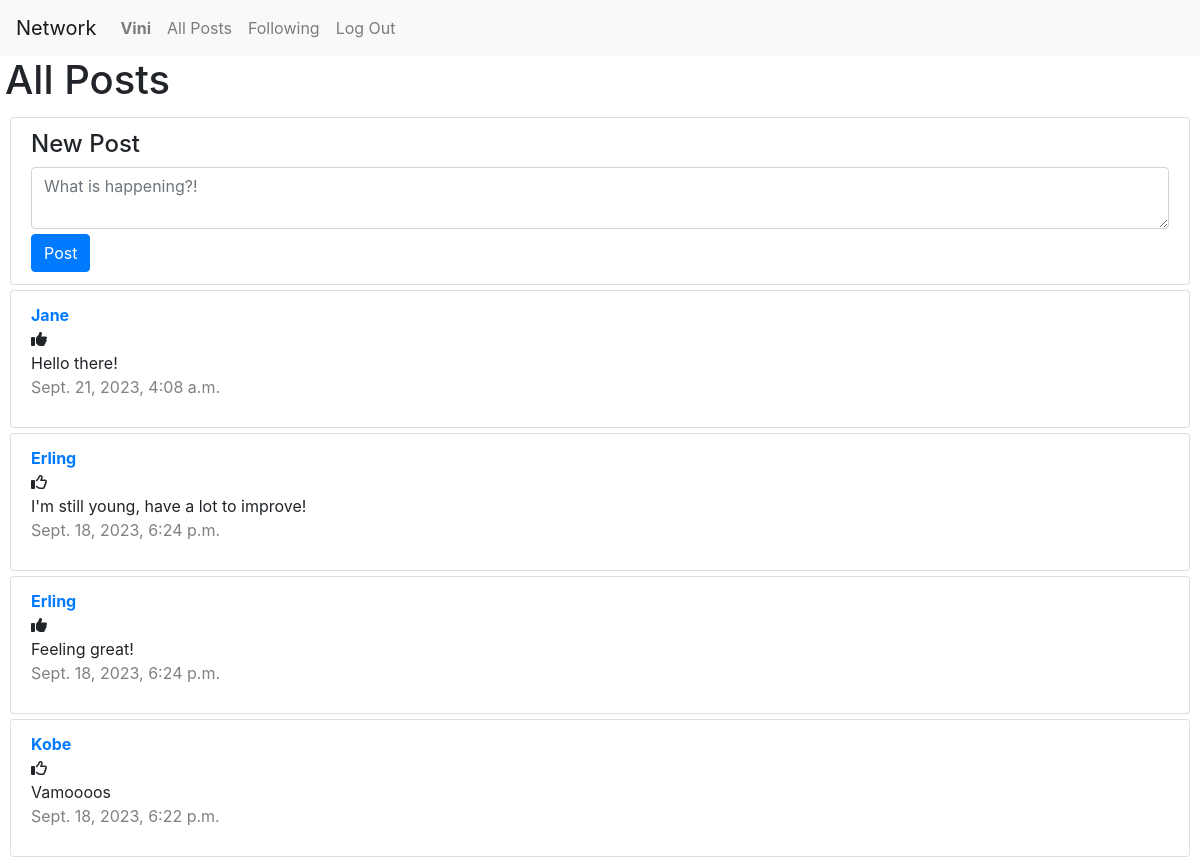
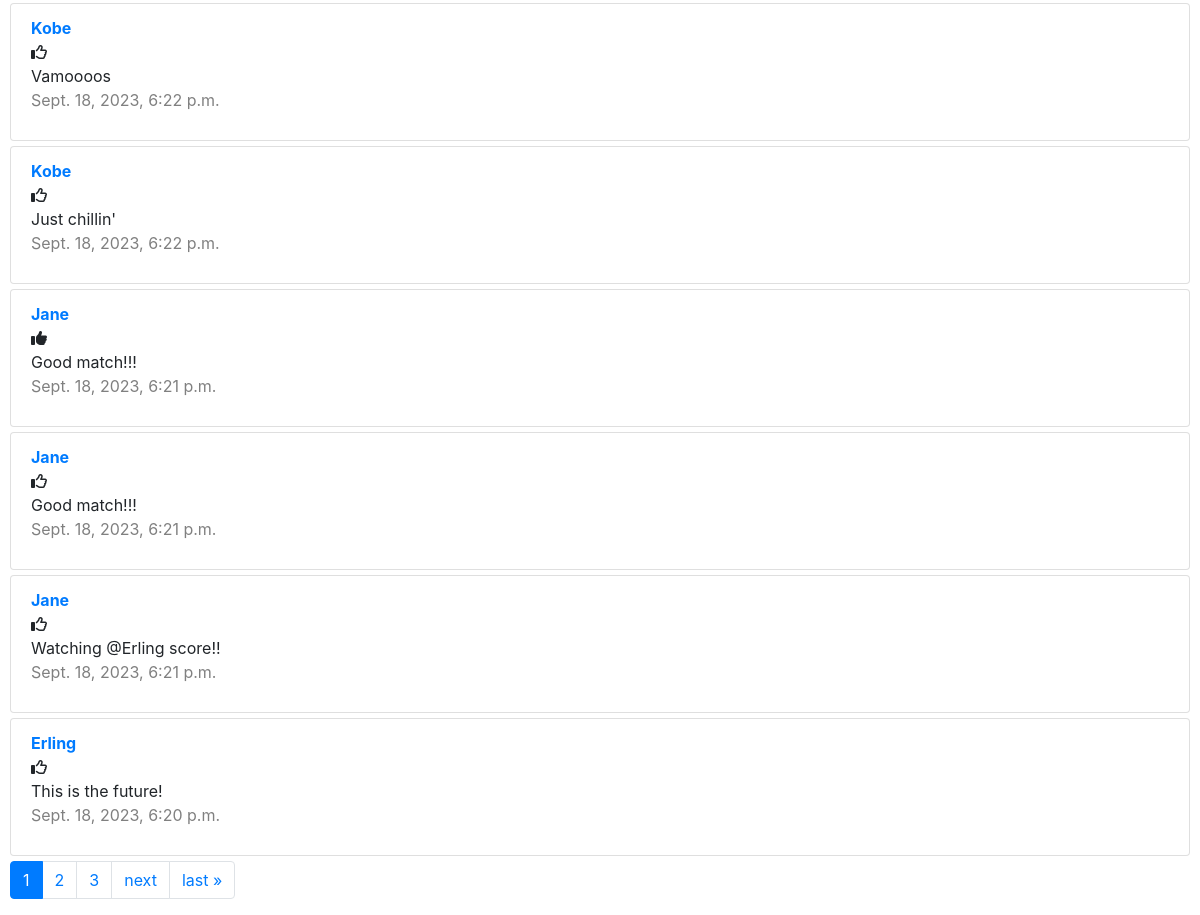
The app's page / (signed in) with its own data (2 pictures, top to bottom).
### network/models.py (models this page shows, shortened)
class User(AbstractUser):
    following = models.ManyToManyField('self', symmetrical=False, blank=True, related_name='followers')

class Post(models.Model):
    user = models.ForeignKey(User, on_delete=models.CASCADE, related_name="posts")
    content = models.TextField()
    created_at = models.DateTimeField(auto_now_add=True)

### network/views.py (the view)
# urls.py: path("", views.index, name="index"),
def index(request):
    if request.user.is_authenticated:
        posts = Post.objects.all().order_by('-created_at')
        page_obj = paginate(request, posts)
        allLikes = Like.objects.all()
        whoYouLiked = []
        try:
            for like in allLikes:
                if like.user.id == request.user.id:
                    whoYouLiked.append(like.post.id)
        except:
            whoYouLiked = []
        return render(request, "network/index.html", {
            "page_obj": page_obj,
            "whoYouLiked": whoYouLiked
        })
    else:
        return HttpResponseRedirect(reverse("login"))

### network/views.py (called while the page is built)
def paginate(request, posts):
    paginator = Paginator(posts, 10)  # Show 10 contacts per page.
    page_number = request.GET.get("page")
    page_obj = paginator.get_page(page_number)
    return page_obj

### network/templates/network/index.html (shortened to what this page needs)
{% extends "network/layout.html" %}
{% load static %}
{% block body %}
    <h1>All Posts</h1>
    <div id="post-view">
        <ul class="list-group">
            <li class="list-group-item">
                <h4>New Post</h4>
                <form id="post-form" method="post" action="{% url 'create_post' %}">
                    <textarea class="form-control" id="post-content" placeholder="What is happening?!"></textarea>
                    <input id="post-button" type="submit" class="btn btn-primary" value="Post"/>
                </form>
            </li>
        </ul>
    </div>
    {% include 'network/post_list.html' with page_obj=page_obj whoYouLiked=whoYouLiked %}
{% endblock %}

### network/templates/network/layout.html (shortened to what this page needs)
{% load static %}
<!DOCTYPE html>
<html lang="en">
    <head>
        <link rel="stylesheet" href="https://stackpath.bootstrapcdn.com/bootstrap/4.4.1/css/bootstrap.min.css">
        <link href="{% static 'network/styles.css' %}" rel="stylesheet">
        <link rel="stylesheet" href="https://cdnjs.cloudflare.com/ajax/libs/font-awesome/6.4.2/css/all.min.css" />
    </head>
    <body>
        <nav class="navbar navbar-expand-lg navbar-light bg-light">
            <a class="navbar-brand" href="#">Network</a>
            <div>
              <ul class="navbar-nav mr-auto">
                {% if user.is_authenticated %}
                    <li class="nav-item">
                        <a class="nav-link" href="{% url 'profile' username=user.username %}"><strong>{{ user.username }}</strong></a>
                    </li>
                {% endif %}
                <li class="nav-item">
                  <a class="nav-link" href="{% url 'index' %}">All Posts</a>
                </li>
                {% if user.is_authenticated %}
                    <li class="nav-item">
                        <a class="nav-link" href="{% url 'following' %}">Following</a>
                    </li>
                    <li class="nav-item">
                        <a class="nav-link" href="{% url 'logout' %}">Log Out</a>
                    </li>
                {% endif %}
              </ul>
            </div>
          </nav>
        <div class="body">
            {% block body %}
            {% endblock %}
        </div>
    </body>
</html>

### network/templates/network/post_list.html (shortened to what this page needs)
{% load static %}
<ul class="list-group">
    {% for post in page_obj %}
        <div id="post" data-post-id="{{ post.id }}">
            <li class="list-group-item">
                <strong><a href="{% url 'profile' username=post.user.username %}">{{ post.user.username }}</a></strong> <br>
                {% if user.is_authenticated %}
                    {% if user == post.user %}
                        <button class="btn btn-sm btn-outline-primary edit-button" data-toggle="modal" data-target="#modal_edit_post_{{ post.id }}">Edit</button><br>
                        <div class="modal fade" id="modal_edit_post_{{ post.id }}" tabindex="-1" role="dialog" aria-labelledby="modal_edit_post_{{ post.id }}_label" aria-hidden="true">
                            <div class="modal-dialog" role="document">
                                <div class="modal-content">
                                <div class="modal-header">
                                    <h5 class="modal-title">Edit Post</h5>
                                    <button type="button" class="close" data-dismiss="modal" aria-label="Close">
                                    <span aria-hidden="true">&times;</span>
                                    </button>
                                </div>
                                <div class="modal-body">
                                    <textarea class="form-control" name="content" id="textarea_{{ post.id }}" rows="5">{{ post.content }}</textarea>
                                </div>
                                <div class="modal-footer">
                                    <button type="button" class="btn btn-primary" onclick="submitHandler({{ post.id }})">Save changes</button>
                                    <button type="button" class="btn btn-secondary" data-dismiss="modal">Close</button>
                                </div>
                                </div>
                            </div>
                        </div>
                    {% else %}
                        {% if post.id in whoYouLiked%}
                        <i class="fa-solid fa-thumbs-up" id="{{ post.id }}" onclick="likeHandler({{ post.id }}, '{{ whoYouLiked }}')"></i>
                        {% else%}
                        <i class="fa-regular fa-thumbs-up" id="{{ post.id }}" onclick="likeHandler({{ post.id }}, '{{ whoYouLiked }}')"></i>
                        {% endif %}
                    {% endif%}
                {% endif%}
                <div class="post-content" id="content_{{ post.id }}">
                    {{ post.content }}
                </div>
                <p class="date">{{ post.created_at }}</p>
            </li>
        </div>
    {% endfor %}
</ul>
<span class="step-links">
    <nav aria-label="Page navigation">
        <ul class="pagination">
                {% for page_num in page_obj.paginator.page_range %}
                    <li class="page-item {% if page_num == page_obj.number %}active{% endif %}">
                        <a class="page-link" href="{% url 'index' %}?page={{ page_num }}">{{ page_num }}</a>
                    </li>
                {% endfor %}
            {% if page_obj.has_next %}
                <li class="page-item"><a class="page-link" href="{% url 'index' %}?page={{ page_obj.next_page_number }}">next</a></li>
                <li class="page-item"><a class="page-link" href="{% url 'index' %}?page={{ page_obj.paginator.num_pages }}">last &raquo;</a></li>
            {% endif %}
        </ul>
    </nav>
</span>

### network/static/network/styles.css (style rules this page uses)
h1, h3 { margin-left: 5px; }
.list-group-item, .follower-following, .pagination { margin-left: 10px; margin-right: 10px; margin-top: 5px; }
.btn { margin-top: 5px; }
.date { color: grey; }

### records on screen
User: username "Vini"
Post: user.username "Jane", content "Hello there!", created_at "Sept. 21, 2023, 4:08 a.m."
Post: user.username "Erling", content "I'm still young, have a lot to improve!", created_at "Sept. 18, 2023, 6:24 p.m."
Post: user.username "Erling", content "Feeling great!", created_at "Sept. 18, 2023, 6:24 p.m."
Post: user.username "Kobe", content "Vamoooos", created_at "Sept. 18, 2023, 6:22 p.m."
Post: user.username "Kobe", content "Vamoooos", created_at "Sept. 18, 2023, 6:22 p.m."
Post: user.username "Kobe", content "Just chillin'", created_at "Sept. 18, 2023, 6:22 p.m."
Post: user.username "Jane", content "Good match!!!", created_at "Sept. 18, 2023, 6:21 p.m."
Post: user.username "Jane", content "Good match!!!", created_at "Sept. 18, 2023, 6:21 p.m."
Post: user.username "Jane", content "Watching @Erling score!!", created_at "Sept. 18, 2023, 6:21 p.m."
Post: user.username "Erling", content "This is the future!", created_at "Sept. 18, 2023, 6:20 p.m."

### other values on screen
{{ page_num }} "1" "2" "3"
